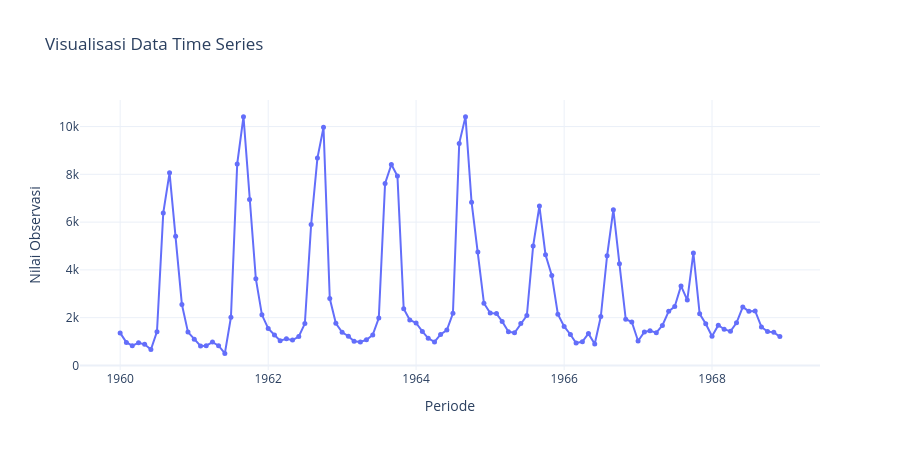

Notebook source saved alongside this figure:
### Markdown cell above
Visualisasi data aktual menggunakan Plotly.

### Code cell
fig = go.Figure()

fig.add_trace(go.Scatter(
    x=y.index,
    y=y.values,
    mode="lines+markers",
    name="Data Aktual",
    line=dict(width=2),
    marker=dict(size=5)
))

fig.update_layout(
    title="Visualisasi Data Time Series",
    xaxis_title="Periode",
    yaxis_title="Nilai Observasi",
    template="plotly_white",
    hovermode="x unified",
    height=450
)

fig.show()
